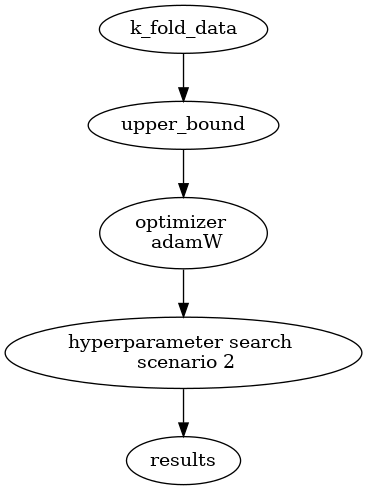

The script that drew this image:
from graphviz import Digraph


G = Digraph(format='png')


nodes = ['k_fold_data', 'upper_bound', f'optimizer \n adamW', 'hyperparameter search \n scenario 2', "results"]
for node in nodes:
    G.node(node)


edges = [('k_fold_data', 'upper_bound'), ('upper_bound', f'optimizer \n adamW'), (f'optimizer \n adamW',  'hyperparameter search \n scenario 2'), ('hyperparameter search \n scenario 2', 'results')]
for edge in edges:
    G.edge(*edge)





G.render('path_5', cleanup=True, view=False)
